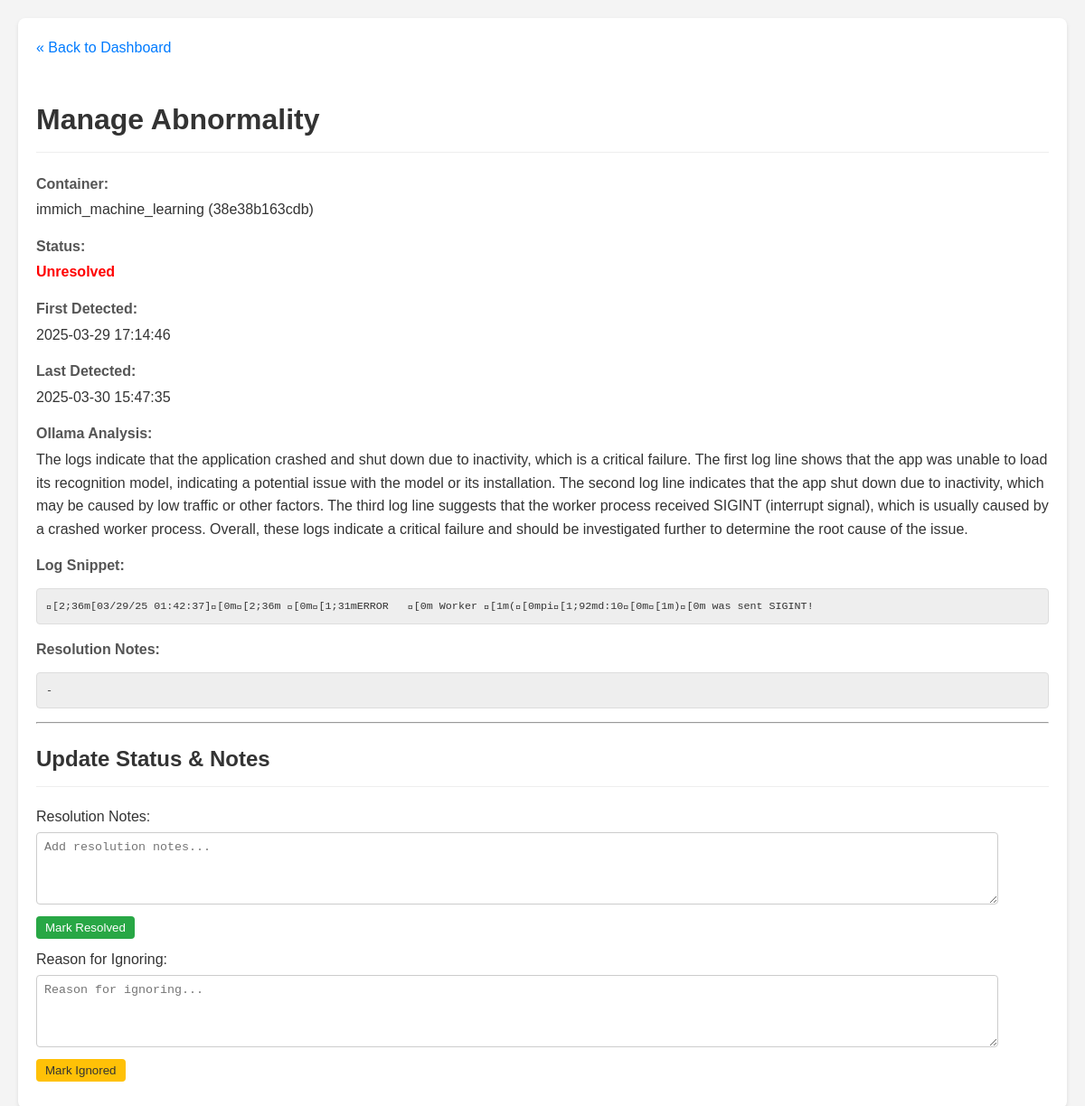
/manage/18, run on an earlier commit of the app's database.
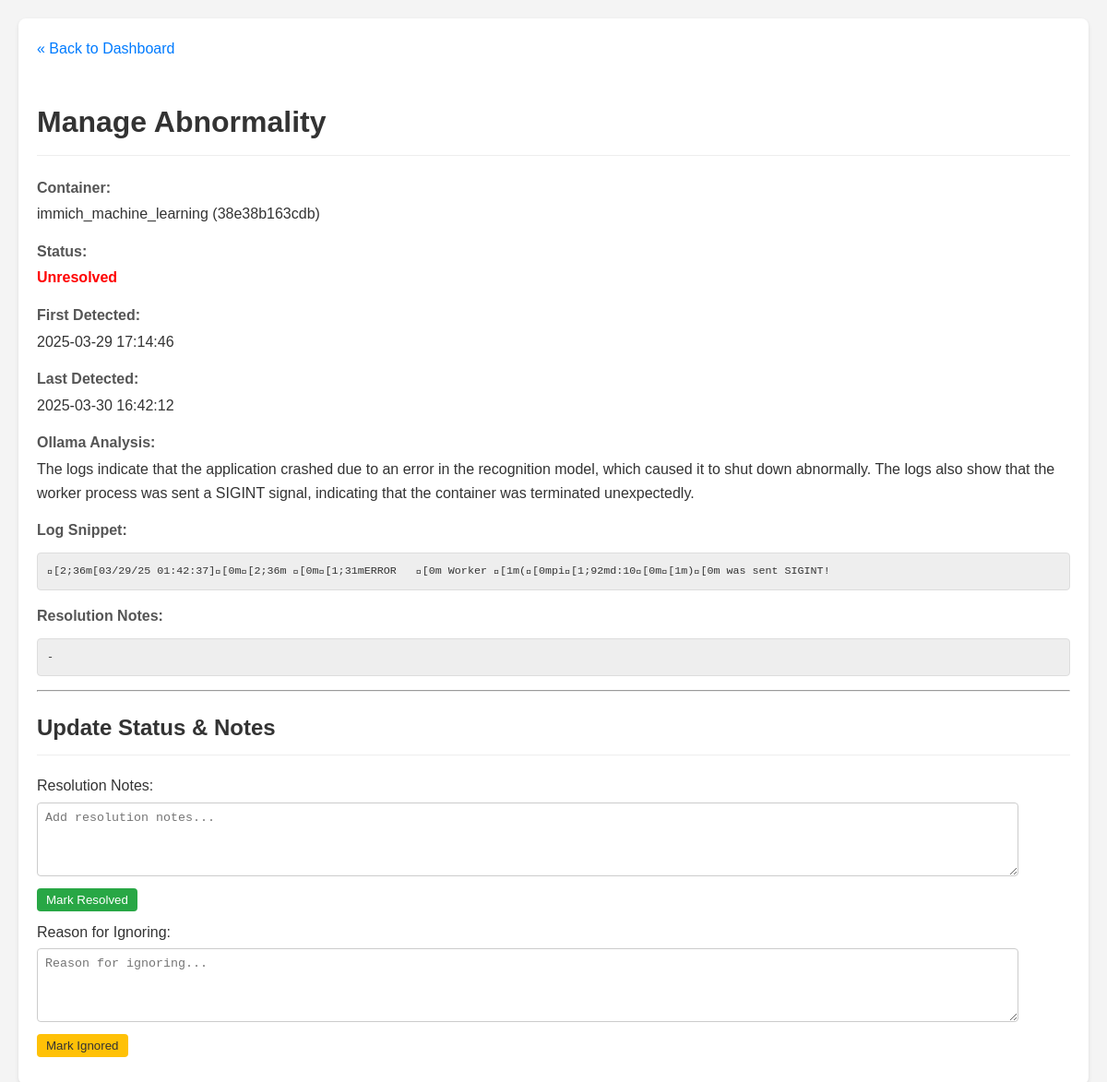
And on a later commit of the database.
### tables this page shows
CREATE TABLE abnormalities (
                id INTEGER PRIMARY KEY AUTOINCREMENT,
                container_name TEXT NOT NULL,
                container_id TEXT NOT NULL,
                log_snippet TEXT NOT NULL,
                ollama_analysis TEXT,
                first_detected_timestamp TEXT,
                last_detected_timestamp TEXT,
                status TEXT DEFAULT 'unresolved',
                resolution_notes TEXT,
                UNIQUE(container_id, log_snippet)
            );

### app.py (the view, shortened to what this page needs)
@app.route('/manage/<int:abnormality_id>', methods=['GET', 'POST'])
def manage_abnormality(abnormality_id):
    if not hasattr(db, 'get_abnormality_by_id'):
        flash("Database function 'get_abnormality_by_id' is missing.", 'error')
        return redirect(url_for('index'))
    abnormality = db.get_abnormality_by_id(abnormality_id)
    if not abnormality: flash(f'Abnormality ID {abnormality_id} not found.', 'error'); return redirect(url_for('index'))
    with settings_lock: current_color_settings = {k: v for k, v in app_settings.items() if k.startswith('color_')}
    return render_template('manage.html', abnormality=abnormality, color_settings=current_color_settings)

### db.py (called while the page is built)
def _parse_iso_datetime(iso_string):
    if not iso_string: return None
    try:
        if 'T' not in iso_string: return iso_string
        if '+' in iso_string: iso_string = iso_string.split('+')[0]
        if 'Z' in iso_string: iso_string = iso_string.replace('Z', '')
        if '.' in iso_string:
             dt_part, ms_part = iso_string.split('.')
             ms_part = ms_part[:6]; iso_string = f"{dt_part}.{ms_part}"
        return datetime.datetime.fromisoformat(iso_string)
    except (ValueError, TypeError) as e:
        logging.warning(f"Could not parse ISO timestamp '{iso_string}': {e}")
        return iso_string

def get_db():
    try:
        os.makedirs(DATABASE_DIR, exist_ok=True)
    except OSError as e:
        logging.error(f"Could not create database directory {DATABASE_DIR}: {e}")
    conn = sqlite3.connect(DATABASE, detect_types=sqlite3.PARSE_DECLTYPES | sqlite3.PARSE_COLNAMES)
    conn.row_factory = sqlite3.Row
    return conn

### templates/manage.html (shortened to what this page needs)
<!DOCTYPE html>
<html lang="en">
<head>
    <link rel="stylesheet" href="{{ url_for('static', filename='style.css') }}">
</head>
<body>
    <div class="container">
        <a href="{{ url_for('index') }}" class="back-link">« Back to Dashboard</a>
        <h1>Manage Abnormality</h1>
        {% if abnormality %}
            <div class="detail-item">
                <strong>Container:</strong> {{ abnormality.container_name }} ({{ abnormality.container_id[:12] }})
            </div>
            <div class="detail-item">
                <strong>Status:</strong> <span class="status-{{ abnormality.status }}">{{ abnormality.status.capitalize() }}</span>
            </div>
             <div class="detail-item">
                <strong>First Detected:</strong> {{ abnormality.first_detected_timestamp.strftime('%Y-%m-%d %H:%M:%S') if abnormality.first_detected_timestamp else 'N/A' }}
            </div>
             <div class="detail-item">
                <strong>Last Detected:</strong> {{ abnormality.last_detected_timestamp.strftime('%Y-%m-%d %H:%M:%S') if abnormality.last_detected_timestamp else 'N/A' }}
            </div>
             <div class="detail-item">
                <strong>Ollama Analysis:</strong> {{ abnormality.ollama_analysis }}
            </div>
            <div class="detail-item">
                <strong>Log Snippet:</strong> <pre>{{ abnormality.log_snippet }}</pre>
            </div>
             <div class="detail-item">
                <strong>Resolution Notes:</strong>
                <pre>{{ abnormality.resolution_notes if abnormality.resolution_notes else '-' }}</pre>
            </div>
            <hr>
            <h2>Update Status & Notes</h2>
            <div class="actions">
                {% if abnormality.status == 'unresolved' or abnormality.status == 'ignored' %}
                <form method="POST" action="{{ url_for('manage_abnormality', abnormality_id=abnormality.id) }}">
                    <label for="notes_resolve">Resolution Notes:</label><br>
                    <textarea id="notes_resolve" name="notes" placeholder="Add resolution notes...">{{ abnormality.resolution_notes if abnormality.resolution_notes else '' }}</textarea><br>
                    <button type="submit" class="button-resolve">Mark Resolved</button>
                </form>
                {% endif %}
                {% if abnormality.status == 'unresolved' or abnormality.status == 'resolved' %}
                 <form method="POST" action="{{ url_for('manage_abnormality', abnormality_id=abnormality.id) }}">
                    <label for="notes_ignore">Reason for Ignoring:</label><br>
                    <textarea id="notes_ignore" name="notes" placeholder="Reason for ignoring...">{{ abnormality.resolution_notes if abnormality.resolution_notes else '' }}</textarea><br>
                    <button type="submit" class="button-ignore">Mark Ignored</button>
                </form>
                {% endif %}
            </div>
        {% else %}
            <p>Abnormality details not found.</p>
        {% endif %}
    </div>
</body>
</html>

What changed in the data, as far as the page shows it:
changed abnormalities "immich_machine_learning": ollama_analysis "…that the application crashed and shut down due to inactivity, which is a critical failure. The first log line shows that the app was unable to load its recognition model, indicating a potential issue with the model or its installation. The second log line indicates that the app shut down due to inactivity, which may be caused by low traffic or other factors. The third log line suggests that the worker process received SIGINT (interrupt signal), which is usually caused by a crashed worker process. Overall, these logs indicate a critical failure and should be investigated further to determine the root cause of the issue." → "…that the application crashed due to an error in the recognition model, which caused it to shut down abnormally. The logs also show that the worker process was sent a SIGINT signal, indicating that the container was terminated unexpectedly."
Also different on the page:
text no longer shown: "2025-03-30 15:47:35"
text now shown: "2025-03-30 16:42:12"
